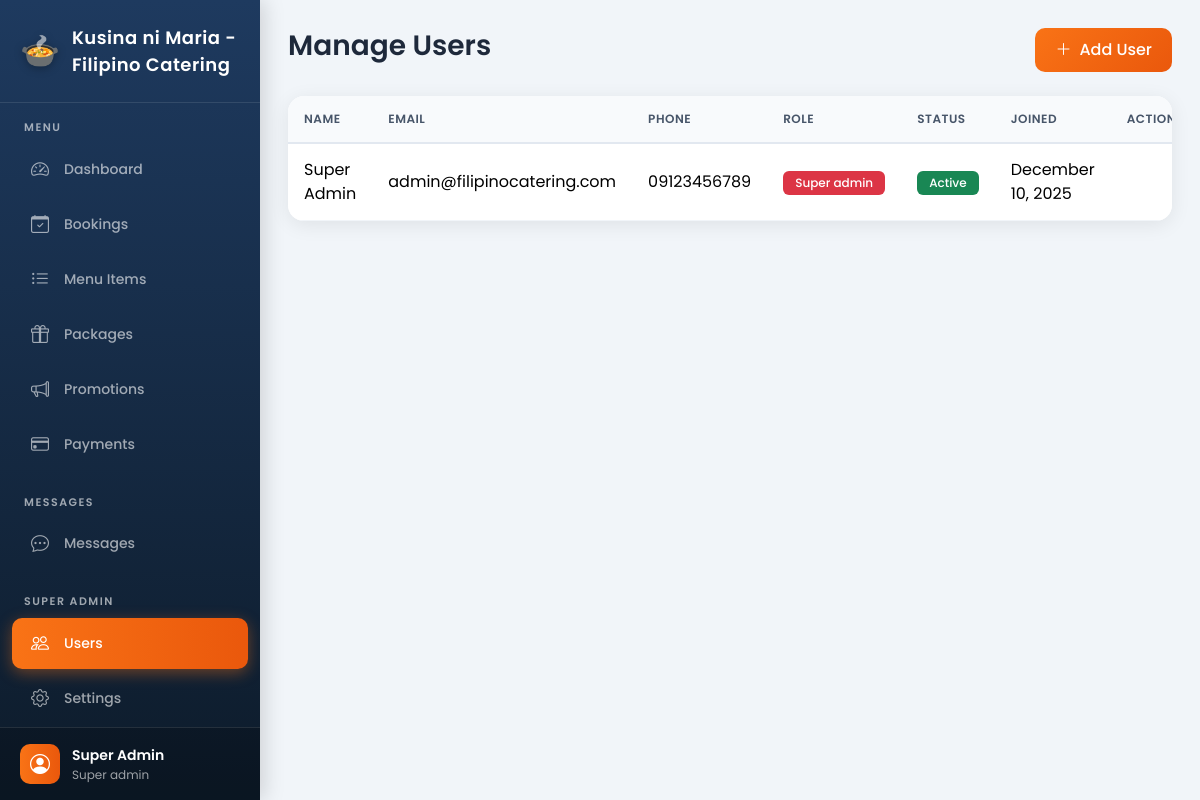
Before: /admin/users.php (signed in) with the older database file.
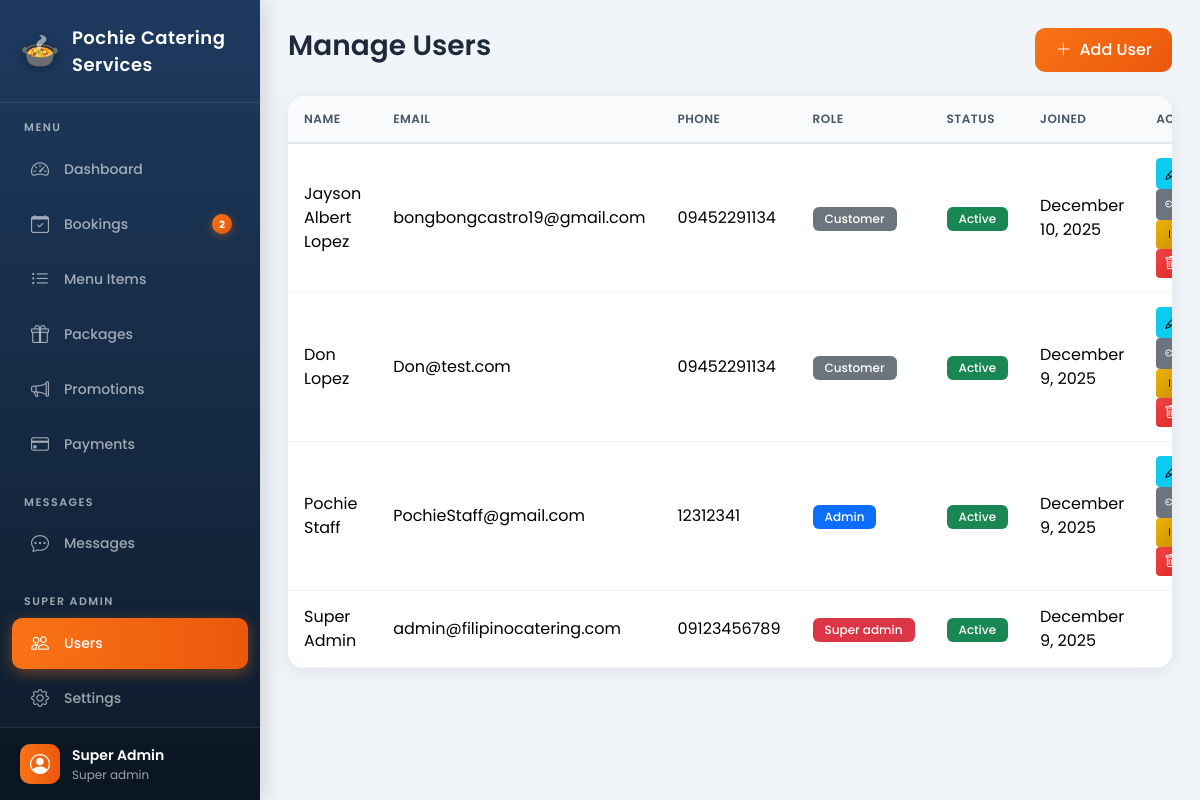
After: the same page with the newer database file.
### tables this page shows
CREATE TABLE `users` (
  `id` int(11) NOT NULL,
  `email` varchar(100) NOT NULL,
  `password` varchar(255) NOT NULL,
  `first_name` varchar(50) NOT NULL,
  `last_name` varchar(50) NOT NULL,
  `phone` varchar(20) DEFAULT NULL,
  `address` text DEFAULT NULL,
  `role` enum('customer','staff','admin','super_admin') DEFAULT 'customer',
  `profile_image` varchar(255) DEFAULT NULL,
  `is_active` tinyint(1) DEFAULT 1,
  `created_at` timestamp NOT NULL DEFAULT current_timestamp(),
  `updated_at` timestamp NOT NULL DEFAULT current_timestamp() ON UPDATE current_timestamp(),
  `email_verified` tinyint(1) DEFAULT 0
);

### config/functions.php (called while the page is built, shortened)
<?php
function adminUrl($path) {
    return BASE_URL . '/admin/' . ltrim($path, '/');
}
function getUserRole() {
    return $_SESSION['user_role'] ?? null;
}
function getSettings($conn) {
    $settings = [];
    $result = $conn->query("SELECT setting_key, setting_value FROM settings");
    if ($result) {
        while ($row = $result->fetch_assoc()) {
            $settings[$row['setting_key']] = $row['setting_value'];
        }
    }
    return $settings;
}
function formatDate($date) {
    return date('F j, Y', strtotime($date));
}
function getAdminNotificationCounts($conn) {
    $userId = $_SESSION['user_id'] ?? 0;
    $unreadMessages = $conn->query("
        SELECT COUNT(*) as count FROM chat_messages
        WHERE sender_id != $userId AND is_read = 0
    ")->fetch_assoc()['count'] ?? 0;
    $newBookings = $conn->query("
        SELECT COUNT(*) as count FROM bookings WHERE status = 'new'
    ")->fetch_assoc()['count'] ?? 0;
    $pendingPayments = $conn->query("
        SELECT COUNT(*) as count FROM payments WHERE status = 'pending'
    ")->fetch_assoc()['count'] ?? 0;
    return [
        'messages' => $unreadMessages,
        'new_bookings' => $newBookings,
        'pending_payments' => $pendingPayments,
        'total' => $unreadMessages + $newBookings + $pendingPayments
    ];
}
?>

### admin/users.php (the view, shortened to what this page needs)
<?php
require_once '../config/functions.php';
$users = $conn->query("SELECT * FROM users ORDER BY role, created_at DESC");
?>
<!DOCTYPE html>
<html lang="en">
<head>
    <link href="https://cdn.jsdelivr.net/npm/bootstrap@5.3.2/dist/css/bootstrap.min.css" rel="stylesheet">
    <link href="https://cdn.jsdelivr.net/npm/bootstrap-icons@1.11.1/font/bootstrap-icons.css" rel="stylesheet">
</head>
<body>
    <?php include 'includes/sidebar.php'; ?>
    <div class="main-content">
        <div class="d-flex justify-content-between align-items-center mb-4">
            <h3>Manage Users</h3>
            <button class="btn btn-primary" data-bs-toggle="modal" data-bs-target="#addUserModal">
                <i class="bi bi-plus-lg me-2"></i>Add User
            </button>
        </div>
        <div class="card">
            <div class="card-body p-0">
                <div class="table-responsive">
                    <table class="table table-hover mb-0">
                        <thead class="table-light">
                            <tr>
                                <th>Name</th>
                                <th>Email</th>
                                <th>Phone</th>
                                <th>Role</th>
                                <th>Status</th>
                                <th>Joined</th>
                                <th>Actions</th>
                            </tr>
                        </thead>
                        <tbody>
                            <?php if ($users && $users->num_rows > 0): ?>
                            <?php while($u = $users->fetch_assoc()): ?>
                            <tr>
                                <td><?= htmlspecialchars($u['first_name'] . ' ' . $u['last_name']) ?></td>
                                <td><?= htmlspecialchars($u['email']) ?></td>
                                <td><?= htmlspecialchars($u['phone'] ?? '-') ?></td>
                                <td>
                                    <span class="badge bg-<?= $u['role'] == 'super_admin' ? 'danger' : ($u['role'] == 'admin' ? 'primary' : ($u['role'] == 'staff' ? 'info' : 'secondary')) ?>">
                                        <?= ucfirst(str_replace('_', ' ', $u['role'])) ?>
                                    </span>
                                </td>
                                <td>
                                    <span class="badge bg-<?= $u['is_active'] ? 'success' : 'danger' ?>">
                                        <?= $u['is_active'] ? 'Active' : 'Inactive' ?>
                                    </span>
                                </td>
                                <td><?= formatDate($u['created_at']) ?></td>
                                <td>
                                    <?php if ($u['role'] != 'super_admin'): ?>
                                    <button type="button" class="btn btn-sm btn-info" data-bs-toggle="modal" data-bs-target="#editUserModal<?= $u['id'] ?>">
                                        <i class="bi bi-pencil"></i>
                                    </button>
                                    <button type="button" class="btn btn-sm btn-secondary" data-bs-toggle="modal" data-bs-target="#resetPasswordModal<?= $u['id'] ?>">
                                        <i class="bi bi-key"></i>
                                    </button>
                                    <form method="POST" class="d-inline">
                                        <button type="submit" name="toggle_status" class="btn btn-sm btn-<?= $u['is_active'] ? 'warning' : 'success' ?>">
                                            <i class="bi bi-<?= $u['is_active'] ? 'pause' : 'play' ?>"></i>
                                        </button>
                                    </form>
                                    <form method="POST" class="d-inline" onsubmit="return confirm('Delete this user?')">
                                        <button type="submit" name="delete_user" class="btn btn-sm btn-danger"><i class="bi bi-trash"></i></button>
                                    </form>
                                    <?php endif; ?>
                                </td>
                            </tr>
                            <?php endwhile; ?>
                            <?php else: ?>
                            <tr><td colspan="7" class="text-center text-muted py-4">No users found</td></tr>
                            <?php endif; ?>
                        </tbody>
                    </table>
                </div>
            </div>
        </div>
    </div>
</body>
</html>

### admin/includes/sidebar.php (shortened to what this page needs)
<?php
$currentPage = basename($_SERVER['PHP_SELF']);
$sidebarSettings = getSettings($conn);
$sidebarSiteName = $sidebarSettings['site_name'] ?? 'Filipino Catering';
$adminNotifs = getAdminNotificationCounts($conn);
?>
<div class="sidebar" id="sidebar">
    <div class="sidebar-header">
        <div class="logo-wrapper">
            <span class="logo-icon">🍲</span>
            <span class="logo-text"><?= htmlspecialchars($sidebarSiteName) ?></span>
        </div>
    </div>
    <nav class="sidebar-nav">
        <div class="nav-section">
            <span class="nav-section-title">MENU</span>
            <a href="<?= adminUrl('dashboard.php') ?>" class="nav-item <?= $currentPage == 'dashboard.php' ? 'active' : '' ?>">
                <i class="bi bi-speedometer2"></i>
                <span>Dashboard</span>
            </a>
            <a href="<?= adminUrl('bookings.php') ?>" class="nav-item <?= $currentPage == 'bookings.php' || $currentPage == 'booking-details.php' ? 'active' : '' ?>">
                <i class="bi bi-calendar-check"></i>
                <span>Bookings</span>
                <?php if ($adminNotifs['new_bookings'] > 0): ?>
                <span class="nav-badge"><?= $adminNotifs['new_bookings'] ?></span>
                <?php endif; ?>
            </a>
            <a href="<?= adminUrl('menu.php') ?>" class="nav-item <?= $currentPage == 'menu.php' ? 'active' : '' ?>">
                <i class="bi bi-list-ul"></i>
                <span>Menu Items</span>
            </a>
            <a href="<?= adminUrl('packages.php') ?>" class="nav-item <?= $currentPage == 'packages.php' ? 'active' : '' ?>">
                <i class="bi bi-gift"></i>
                <span>Packages</span>
            </a>
            <a href="<?= adminUrl('promotions.php') ?>" class="nav-item <?= $currentPage == 'promotions.php' ? 'active' : '' ?>">
                <i class="bi bi-megaphone"></i>
                <span>Promotions</span>
            </a>
            <a href="<?= adminUrl('payments.php') ?>" class="nav-item <?= $currentPage == 'payments.php' ? 'active' : '' ?>">
                <i class="bi bi-credit-card"></i>
                <span>Payments</span>
            </a>
        </div>
        <div class="nav-section">
            <span class="nav-section-title">MESSAGES</span>
            <a href="#" class="nav-item" data-bs-toggle="collapse" data-bs-target="#messagesCollapse">
                <i class="bi bi-chat-dots"></i>
                <span>Messages</span>
            </a>
        </div>
        <?php if (getUserRole() === 'super_admin'): ?>
        <div class="nav-section">
            <span class="nav-section-title">SUPER ADMIN</span>
            <a href="<?= adminUrl('users.php') ?>" class="nav-item <?= $currentPage == 'users.php' ? 'active' : '' ?>">
                <i class="bi bi-people"></i>
                <span>Users</span>
            </a>
            <a href="<?= adminUrl('settings.php') ?>" class="nav-item <?= $currentPage == 'settings.php' ? 'active' : '' ?>">
                <i class="bi bi-gear"></i>
                <span>Settings</span>
            </a>
        </div>
        <?php endif; ?>
    </nav>
    <div class="sidebar-footer">
        <div class="user-info">
            <div class="user-avatar">
                <i class="bi bi-person-circle"></i>
            </div>
            <div class="user-details">
                <span class="user-name"><?= htmlspecialchars($_SESSION['user_name'] ?? 'Admin') ?></span>
                <span class="user-role"><?= ucfirst(str_replace('_', ' ', getUserRole())) ?></span>
            </div>
        </div>
    </div>
</div>

### admin/users.php (style rules this page uses)
body { font-family: 'Poppins', sans-serif; }

### admin/includes/sidebar.php (style rules this page uses)
:root { --sidebar-bg: linear-gradient(180deg, #1e3a5f 0%, #0d1b2a 100%); --sidebar-width: 260px; --nav-item-hover: rgba(255, 255, 255, 0.1); --nav-item-active: linear-gradient(90deg, #f97316 0%, #ea580c 100%); --accent-color: #f97316; --text-primary: #ffffff; --text-secondary: rgba(255, 255, 255, 0.6); }
* { margin: 0; padding: 0; box-sizing: border-box; }
body { font-family: 'Poppins', sans-serif; background: #f1f5f9; }
.sidebar { width: var(--sidebar-width); height: 100vh; position: fixed; left: 0; top: 0; background: var(--sidebar-bg); display: flex; flex-direction: column; z-index: 1000; box-shadow: 4px 0 20px rgba(0, 0, 0, 0.15); transition: transform 0.3s ease; }
.sidebar-header { padding: 24px 20px; border-bottom: 1px solid rgba(255, 255, 255, 0.1); }
.logo-wrapper { display: flex; align-items: center; gap: 12px; }
.logo-icon { font-size: 32px; filter: drop-shadow(0 2px 4px rgba(0, 0, 0, 0.3)); }
.logo-text { font-size: 18px; font-weight: 600; color: var(--text-primary); letter-spacing: 0.5px; }
.sidebar-nav { flex: 1; overflow-y: auto; padding: 16px 12px; }
.nav-section { margin-bottom: 24px; }
.nav-section-title { display: block; font-size: 11px; font-weight: 600; color: var(--text-secondary); text-transform: uppercase; letter-spacing: 1.5px; padding: 0 12px; margin-bottom: 8px; }
.nav-item { display: flex; align-items: center; gap: 12px; padding: 12px 16px; color: var(--text-secondary); text-decoration: none; border-radius: 10px; margin-bottom: 4px; transition: all 0.2s ease; font-size: 14px; font-weight: 500; }
.nav-item i { font-size: 18px; width: 24px; text-align: center; }
.nav-item.active { background: var(--nav-item-active); color: var(--text-primary); box-shadow: 0 4px 15px rgba(249, 115, 22, 0.4); }
.nav-item.active i { color: var(--text-primary); }
.sidebar-footer { padding: 16px 20px; border-top: 1px solid rgba(255, 255, 255, 0.1); background: rgba(0, 0, 0, 0.2); }
.user-info { display: flex; align-items: center; gap: 12px; }
.user-avatar { width: 40px; height: 40px; border-radius: 10px; background: var(--nav-item-active); display: flex; align-items: center; justify-content: center; color: white; font-size: 20px; }
.user-details { display: flex; flex-direction: column; }
.user-name { font-size: 14px; font-weight: 600; color: var(--text-primary); }
.user-role { font-size: 12px; color: var(--text-secondary); }
.main-content { margin-left: var(--sidebar-width); padding: 28px; min-height: 100vh; background: #f1f5f9; }
.main-content h3 { font-weight: 600; color: #1e293b; margin-bottom: 8px; }
.card { border: none; border-radius: 16px; box-shadow: 0 4px 20px rgba(0, 0, 0, 0.08); overflow: hidden; }
.card-body { padding: 20px; }
.btn-primary { background: linear-gradient(135deg, #f97316 0%, #ea580c 100%); border: none; padding: 10px 20px; font-weight: 500; border-radius: 10px; transition: all 0.2s ease; }
.btn-danger { background: linear-gradient(135deg, #ef4444 0%, #dc2626 100%); border: none; }
.btn-warning { background: linear-gradient(135deg, #eab308 0%, #ca8a04 100%); border: none; }
.table { margin-bottom: 0; }
.table thead th { background: #f8fafc; border-bottom: 2px solid #e2e8f0; font-weight: 600; color: #475569; text-transform: uppercase; font-size: 12px; letter-spacing: 0.5px; padding: 14px 16px; }
.table tbody td { padding: 14px 16px; vertical-align: middle; border-bottom: 1px solid #f1f5f9; }
.badge { padding: 6px 12px; font-weight: 500; font-size: 12px; border-radius: 6px; }
.nav-badge { background: linear-gradient(135deg, #f97316 0%, #ea580c 100%); color: white; font-size: 10px; font-weight: 700; min-width: 20px; height: 20px; border-radius: 10px; display: flex; align-items: center; justify-content: center; padding: 0 6px; margin-left: auto; box-shadow: 0 2px 8px rgba(249, 115, 22, 0.4); animation: pulse-nav-badge 2s infinite; }

Changed rows visible on the page:
added users: first_name+last_name "Jayson Albert Lopez", email "bongbongcastro19@gmail.com", phone "09452291134", role "Customer", is_active "Active", created_at "December 10, 2025"
added users: first_name+last_name "Don Lopez", email "Don@test.com", phone "09452291134", role "Customer", is_active "Active", created_at "December 9, 2025"
added users: first_name+last_name "Pochie Staff", email "PochieStaff@gmail.com", phone "12312341", role "Admin", is_active "Active", created_at "December 9, 2025"
changed users "Super Admin": created_at "December 10, 2025" → "December 9, 2025"
Other visible differences:
$sidebarSiteName: "Kusina ni Maria - Filipino Catering" → "Pochie Catering Services"
$adminNotifs['new_bookings']: (not shown) → "2"
